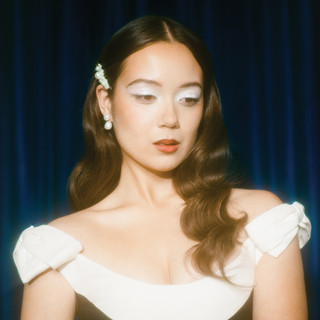
#> input picture album_covers/laufey.jpeg, 320 x 320 px
$ python main_functions.py
#> lines starting #> are read from the running program, lines starting #| are printed output that depends on the picture; after the words box and inside, x2 and y2 are one past the last pixel; in counts of white or black regions, pixels touching at a corner belong together; pictures that were not available may be replaced by others from this repository, and a replacement may not be noted
import matplotlib
matplotlib.use('MacOSX')  # Use the TkAgg backend
from PIL import Image, UnidentifiedImageError
from sklearn.cluster import KMeans
import numpy as np
import matplotlib.pyplot as plt
import cv2
import os
import colorsys


def rgb_to_hsv(r, g, b):
    r, g, b = r / 255.0, g / 255.0, b / 255.0  # Normalize RGB values to 0-1 range
    h, s, v = colorsys.rgb_to_hsv(r, g, b)
    return float(h), float(s), float(v)


# Folder paths / Image Paths
personal_image_path = 'personal_images/test_image.png'
image_path = 'album_covers/laufey.jpeg'
album_folder_path = 'album_covers'
image_folder_path = 'personal_images'

#Initialize dictionaries for storing two sets of images
personal_image_dictionary = {}
album_dictionary = {}
album_color_map = {}
album_color_map_hsv = {}
personal_image_hsv = []
smallest_difference = {'filename': None, 'difference': float('inf')}


#Load folders and every image inside folder into hashmaps for further use
def load_maps(folder_path):
#> called with folder_path = 'album_covers'
    for filename in os.listdir(folder_path):
        file_path = os.path.join(folder_path, filename)
        if os.path.isfile(file_path) and not filename.startswith('.'):
            try:
                Image.open(file_path)  # Try to open the file as an image
                if folder_path == 'album_covers':
                    album_dictionary[filename] = file_path
                else:
                    personal_image_dictionary[filename] = file_path
            except (IOError, UnidentifiedImageError):
                print(f'Error loading image {filename}')
                continue


load_maps(album_folder_path)
load_maps(image_folder_path)
#> call 2 of load_maps, with folder_path = 'personal_images'
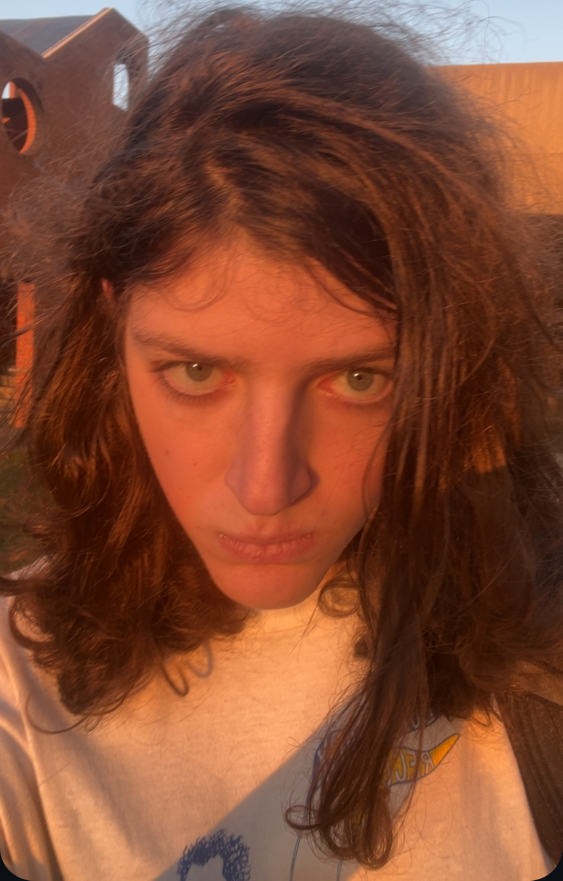
#> input picture personal_images/IMG_6700.jpg, 1125 x 1761 px (shown at 1/2 size)

# personal_image = Image.open(personal_image_path)
img = Image.open(image_path)
#> img is the input picture: PIL image 320x320 RGB; mean R, G, B 109.9, 104.7, 96.7
cv2Image = cv2.imread(personal_image_path)
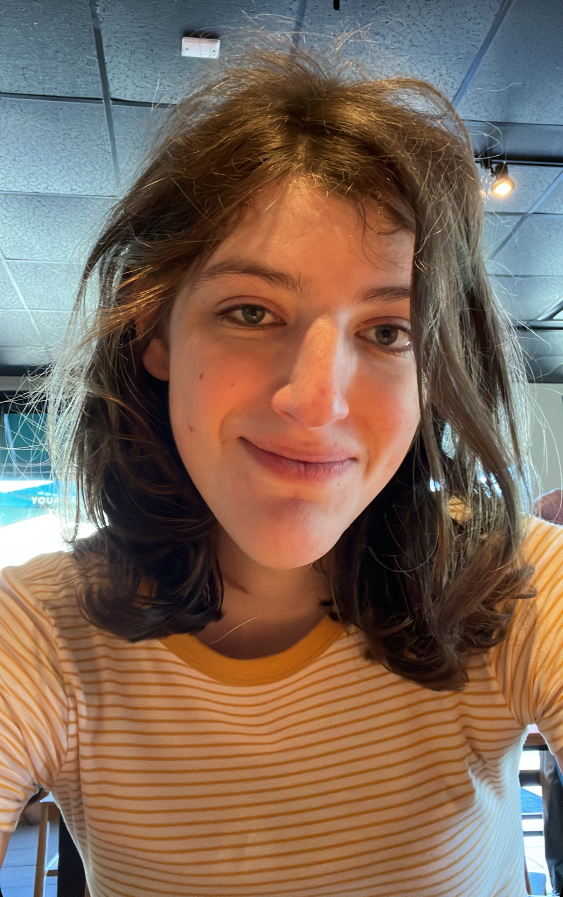
#> input picture personal_images/test_image.jpg, 1125 x 1793 px, given in place of test_image.png, which was not available (shown at 1/2 size)
#> cv2Image is the input picture: shape (1793, 1125, 3); mean B, G, R 89.9, 104.9, 127
cv2PersonalImage = cv2.imread(personal_image_path)
img = img.resize((100, 100))  # Resize for faster processing
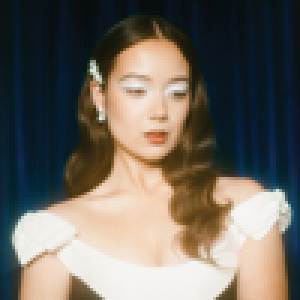
#> img: PIL image 100x100 RGB (shown 3 times larger); mean R, G, B 109.9, 104.7, 96.7
img = img.convert('RGB')  # Ensure it's in RGB format


def calculate_hsv_differences(hsv1, hsv2):
    hsv1 = np.array(hsv1, dtype=float)
    hsv2 = np.array(hsv2, dtype=float)
    difference = np.linalg.norm(hsv1 - hsv2)
    return difference


def analyze_personal_picture(personal_picture_path):
    # Preprocess image

#> called with personal_picture_path = 'personal_images/test_image.png'
    personal_picture = Image.open(personal_picture_path)
    personal_picture = personal_picture.resize((100, 100))
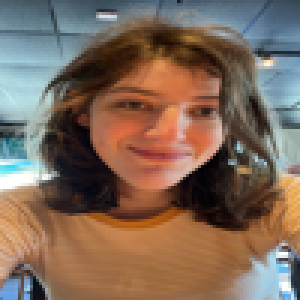
#> personal_picture: PIL image 100x100 RGB (shown 3 times larger); mean R, G, B 127, 104.9, 89.9
    personal_picture = personal_picture.convert('RGB')
    pixels = np.array(personal_picture)
    pixels = pixels.reshape(-1, 3)  # Flatten to a list of RGB values

    # Calculate k-means
    k_means = KMeans(n_clusters=3, random_state=0)
    k_means.fit(pixels)
    cluster_centers = k_means.cluster_centers_
    dominant_colors_rgb = cluster_centers.astype(int)

    # Create category for hsv values after conversion
    dominant_colors_hsv = []
    for dominant_color in dominant_colors_rgb:
        hsv_color = rgb_to_hsv(dominant_color[0], dominant_color[1], dominant_color[2])
        dominant_colors_hsv.append(hsv_color)

    return dominant_colors_hsv


personal_image_hsv.append(analyze_personal_picture(personal_image_path))
print("personal image hsv", personal_image_hsv)


def iterate_images(personal_image_HSV):
    for filename in album_dictionary:
        album_color_map[filename] = filename
        album_color_map_hsv[filename] = filename
    for filename in album_dictionary:
        extract_colors(filename, album_dictionary[filename])
    for album_hsv in album_color_map_hsv:
        difference = calculate_hsv_differences(personal_image_HSV, album_color_map_hsv[album_hsv])
        if difference < smallest_difference['difference']:
            smallest_difference['filename'] = album_hsv
            smallest_difference['difference'] = float(difference)
    print(smallest_difference)

# Extracts most prominent colors out of an image in rgb format, then pasting them in album color map
def extract_colors(filename, path_to_filename):
    processed_image = Image.open(path_to_filename)
    processed_image = processed_image.resize((100, 100))  # Resize for faster processing
    processed_image = processed_image.convert('RGB')  # Ensure it's in RGB format
    pixels = np.array(processed_image)
    pixels = pixels.reshape(-1, 3)  # Flatten to a list of RGB values
    # Apply KMeans clustering to find dominant colors
    kMeans = KMeans(n_clusters=3,
                    random_state=0)  # 5 clusters of dominant colors are created represented by 1 dimensional matrices
    kMeans.fit(pixels)
    cluster_centers = kMeans.cluster_centers_
    # Convert cluster centers to integers (RGB values)
    dominant_colors_rgb = cluster_centers.astype(int)
    dominant_colors_hsv = []
    for dominant_color in dominant_colors_rgb:
        hsv_color = rgb_to_hsv(dominant_color[0], dominant_color[1], dominant_color[2])
        dominant_colors_hsv.append(hsv_color)

    #print(dominant_colors_hsv)
    album_color_map[filename] = dominant_colors_rgb
    album_color_map_hsv[filename] = dominant_colors_hsv

    # Visualize the image pixels in 3D RGB space
    fig = plt.figure(figsize=(12, 8))
    figPlot = fig.add_subplot(111, projection='3d')

    # Normalize pixel values for proper coloring
    normalized_pixels = pixels / 255.0
    figPlot.scatter(pixels[:, 0], pixels[:, 1], pixels[:, 2], c=normalized_pixels, s=1)

    # Plot the cluster centers (dominant colors) on the scatter plot
    figPlot.scatter(
        cluster_centers[:, 0],
        cluster_centers[:, 1],
        cluster_centers[:, 2],
        c=cluster_centers / 255.0,
        s=200,
        marker='X',
        edgecolor='black',
        label='Dominant Colors'
    )

    figPlot.set_xlabel("Red")
    figPlot.set_ylabel("Green")
    figPlot.set_zlabel("Blue")
    figPlot.set_title("Scatter Plot of Image Pixels in RGB Space with Dominant Colors")
    figPlot.legend()

    # plt.show()


iterate_images(personal_image_hsv[0])

haar_cascade_path = os.path.join(cv2.data.haarcascades, 'haarcascade_fullbody.xml')
body_cascade = cv2.CascadeClassifier(cv2.data.haarcascades + 'haarcascade_fullbody.xml')
face_cascade = cv2.CascadeClassifier(cv2.data.haarcascades + 'haarcascade_frontalface_alt.xml')
upper_body_cascade = cv2.CascadeClassifier(cv2.data.haarcascades + 'haarcascade_upperbody.xml')

if body_cascade.empty():
    raise IOError('Failed to load Haar cascade file')

gray = cv2.cvtColor(cv2Image, cv2.COLOR_BGR2GRAY)
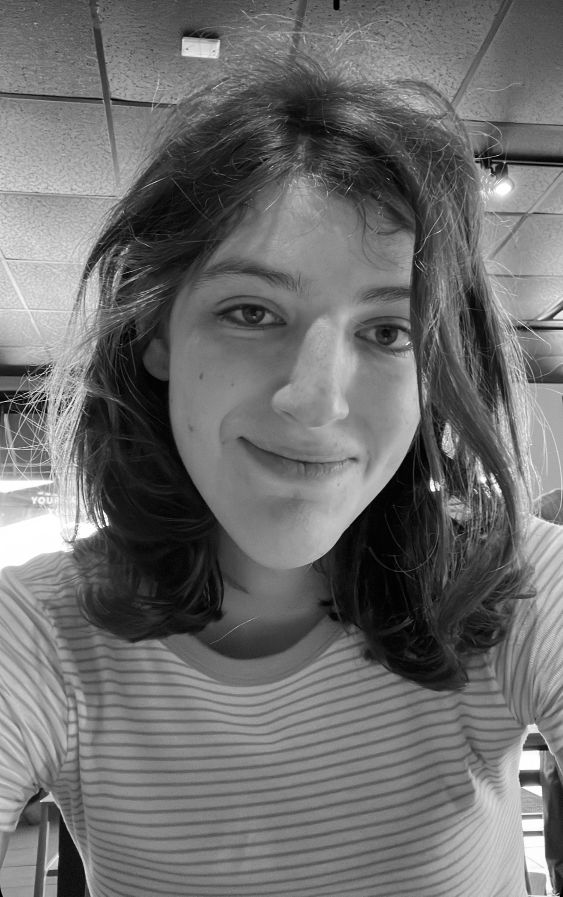
#> gray: shape (1793, 1125) (shown at 1/2 size); min 0, max 255, mean 109.8
faces = face_cascade.detectMultiScale(gray, scaleFactor=1.1, minNeighbors=3, minSize=(20, 20))
#> faces = [[265, 385, 701, 701]]
upper_body = upper_body_cascade.detectMultiScale(gray, scaleFactor=1.02, minNeighbors=10, minSize=(100, 100))
#> upper_body = ()
body = body_cascade.detectMultiScale(gray, scaleFactor=1.001, minNeighbors=5, minSize=(100, 100))
#> body = [[172, 85, 110, 220], [401, 324, 267, 534], [559, 824, 412, 824]]


def display_image(variable_name):
    for (x, y, w, h) in variable_name:
        cv2.rectangle(cv2Image, (x, y), (x + w, y + h), (255, 0, 0), 2)
#> this loop made 3 passes
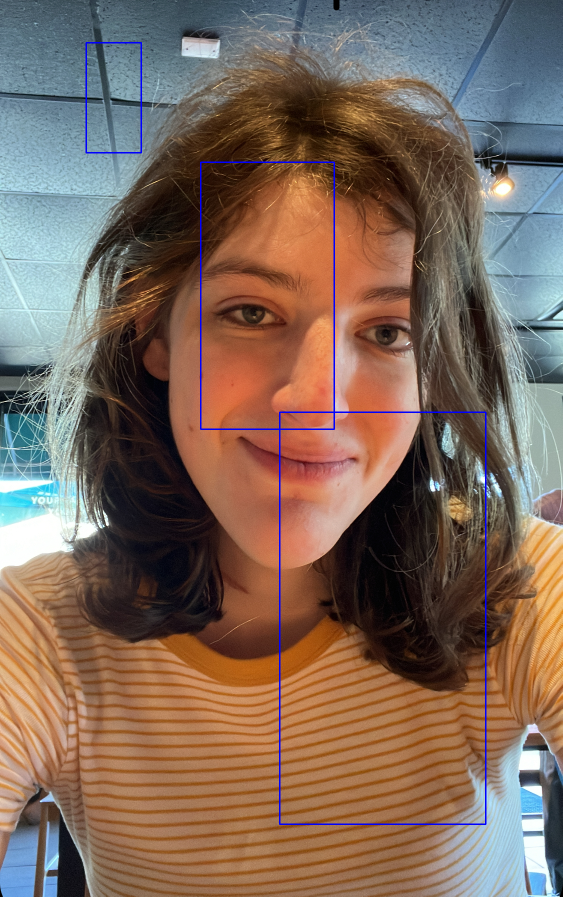
#> cv2Image: shape (1793, 1125, 3) (shown at 1/2 size); 0.7% of pixels changed, all inside (x1, y1, x2, y2) = (171, 84, 973, 1650)


display_image(body)

# Display the output
cv2.imshow('Body Detection', cv2Image)
cv2.waitKey(0)
cv2.destroyAllWindows()
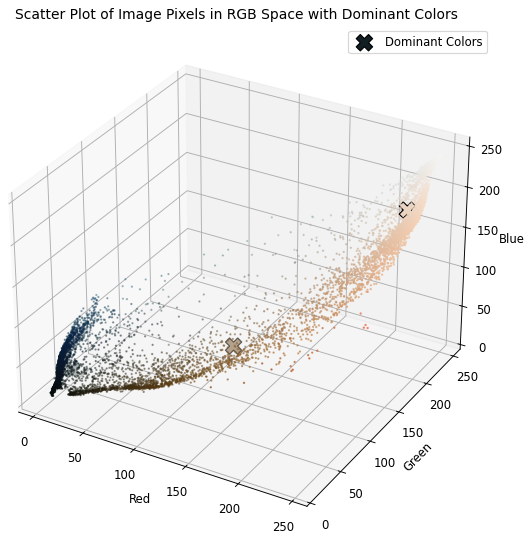
#> figure drawn by matplotlib, 1 panel
